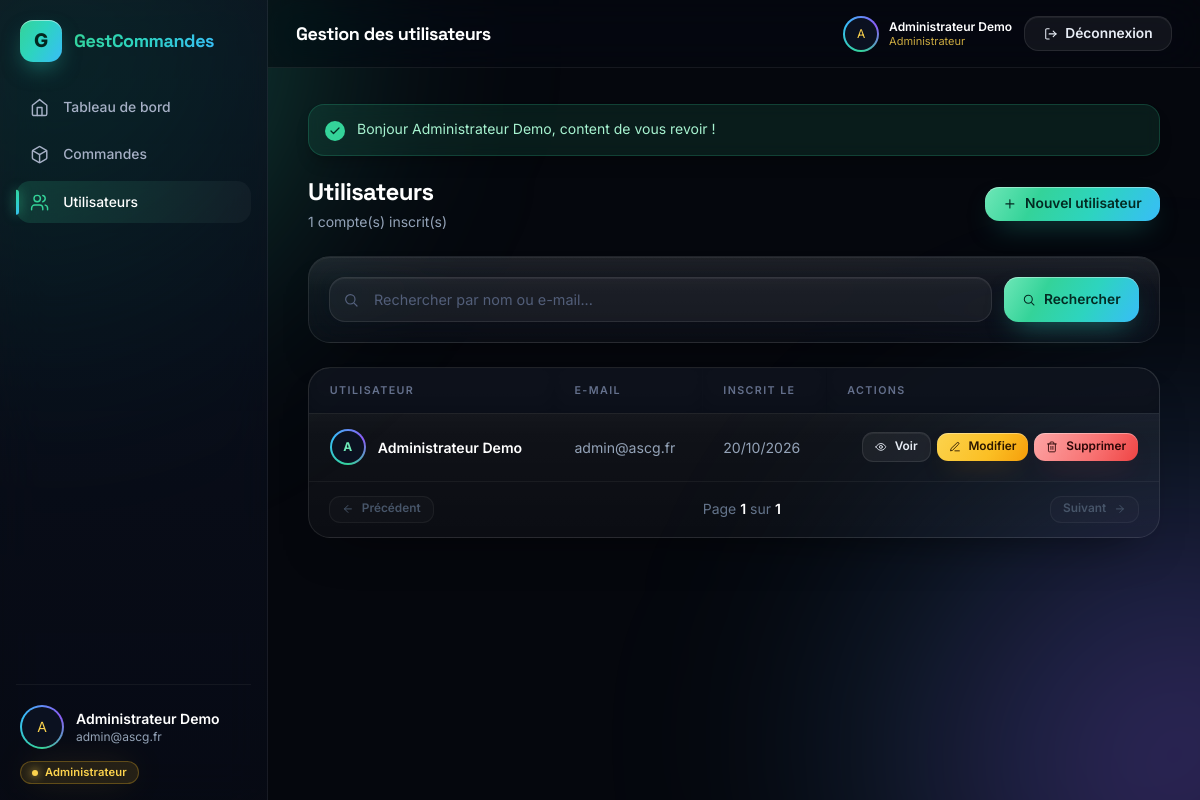
The app's page /users (signed in) with its own data.
### tables this page shows
CREATE TABLE users (
     
     
    id INT UNSIGNED NOT NULL AUTO_INCREMENT,

     
    name VARCHAR(100) NOT NULL,

     
     
    email VARCHAR(190) NOT NULL,

     
     
    password VARCHAR(255) NOT NULL,

     
     
     
     
    role ENUM('admin', 'user') NOT NULL DEFAULT 'user',

     
     
    created_at TIMESTAMP NOT NULL DEFAULT CURRENT_TIMESTAMP,

     
    updated_at TIMESTAMP NULL DEFAULT NULL ON UPDATE CURRENT_TIMESTAMP,

     
    PRIMARY KEY (id),

     
    UNIQUE KEY uniq_email (email)
);

### app/Core/Controller.php (called while the page is built, shortened)
<?php
abstract class Controller
{
    protected array $viewData = [];
    protected function render(string $view, array $data = []): void
    {
        $this->viewData = array_merge($this->viewData, $data);
        extract($this->viewData, EXTR_SKIP);
        $viewFile = VIEWS_PATH . '/' . $view . '.php';
        include VIEWS_PATH . '/layouts/header.php';
        include $viewFile;
        include VIEWS_PATH . '/layouts/footer.php';
    }
    protected function query(string $key, mixed $default = null): mixed
    {
        return $_GET[$key] ?? $default;
    }
}

### app/Controllers/UserController.php (called while the page is built, shortened)
<?php
class UserController extends Controller
{
    public function index(): void
    {
        $search = (string) $this->query('search', '');
        $page   = max(1, (int) $this->query('page', 1));
        $userModel = new User();
        $resultat  = $userModel->search($search, $page, 10);
        $this->render('users/index', [
            'users'  => $resultat['items'],
            'total'  => $resultat['total'],
            'pages'  => $resultat['pages'],
            'page'   => $resultat['page'],
            'search' => $search,
            'title'  => 'Gestion des utilisateurs',
        ]);
    }
}

### public/index.php (called while the page is built, shortened)
<?php
require BASE_PATH . '/app/Core/helpers.php';
spl_autoload_register(function (string $classe): void {
    $dossiers = [
        BASE_PATH . '/app/Core',
        BASE_PATH . '/app/Controllers',
        BASE_PATH . '/app/Models',
    ];
    foreach ($dossiers as $dossier) {
        $fichier = $dossier . '/' . $classe . '.php';
        if (file_exists($fichier)) {
            return;
        }
    }
});
$router = new Router();
if (isset($_GET['__path']) && is_string($_GET['__path'])) {
    $urlDemandee = '/' . trim($_GET['__path'], '/');
}
$router->dispatch($urlDemandee);

### app/Models/User.php (called while the page is built, shortened)
<?php
class User extends Model
{
    public function search(string $search = '', int $page = 1, int $perPage = 10): array
    {
        $condition = '';
        $params = [];
        $where = $condition !== '' ? ' WHERE ' . $condition : '';
        $total = $this->count($condition, $params);
        $page = max(1, $page);
        $offset = ($page - 1) * $perPage;
        $pages = max(1, (int) ceil($total / $perPage));
        $sql = 'SELECT * FROM `users`'
             . $where
             . ' ORDER BY created_at DESC'
             . ' LIMIT ' . (int) $perPage
             . ' OFFSET ' . (int) $offset;
        $stmt = $this->db->prepare($sql);
        $stmt->execute($params);
        return [
            'items' => $stmt->fetchAll(),
            'total' => $total,
            'pages' => $pages,
            'page'  => $page,
        ];
    }
}

### app/Core/Model.php (called while the page is built, shortened)
<?php
abstract class Model
{
    protected string $table = '';
    protected PDO $db;
    public function __construct()
    {
        $this->db = Database::getInstance();
    }
    public function count(string $where = '', array $params = []): int
    {
        $sql = 'SELECT COUNT(*) AS total FROM `' . $this->table . '`';
        $stmt = $this->db->prepare($sql);
        $stmt->execute($params);
        return (int) $stmt->fetchColumn();
    }
}

### app/Core/Database.php (called while the page is built, shortened)
<?php
class Database
{
    private static ?PDO $instance = null;
    public static function getInstance(): PDO
    {
        if (self::$instance === null) {
            $dsn = 'mysql:host=' . DB_HOST
                 . ';port=' . DB_PORT
                 . ';dbname=' . DB_NAME
                 . ';charset=' . DB_CHARSET;
            $options = [
                PDO::ATTR_ERRMODE => PDO::ERRMODE_EXCEPTION,
                PDO::ATTR_DEFAULT_FETCH_MODE => PDO::FETCH_ASSOC,
                PDO::ATTR_EMULATE_PREPARES => false,
            ];
            try {
                self::$instance = new PDO($dsn, DB_USER, DB_PASS, $options);
            } catch (PDOException $e) {
                if (APP_DEBUG) {
                    die('Erreur de connexion MySQL : ' . $e->getMessage());
                }
                die('Impossible de se connecter à la base de données.');
            }
        }
        return self::$instance;
    }
}

### app/Core/helpers.php (called while the page is built, shortened)
<?php
function e(?string $texte): string
{
    return htmlspecialchars((string) $texte, ENT_QUOTES, 'UTF-8');
}
function date_fr(?string $date): string
{
    return date('d/m/Y', strtotime($date));
}
function url(string $chemin = ''): string
{
    $url = BASE_URL . '/' . ltrim($chemin, '/');
    return rtrim($url, '/');
}

### app/View/users/index.php (the view, shortened to what this page needs)
<?php
$users  = $users ?? [];
$total  = $total ?? 0;
$pages  = $pages ?? 1;
$page   = $page ?? 1;
$search = $search ?? '';
?>
<div class="mx-auto w-full max-w-6xl">
    <div class="anim-fade-up mb-6 flex flex-col gap-4 sm:flex-row sm:items-center sm:justify-between">
        <div>
            <h2 class="font-display text-2xl font-bold tracking-tight text-white">Utilisateurs</h2>
            <p class="mt-1 text-sm text-slate-400"><?= (int) $total ?> compte(s) inscrit(s)</p>
        </div>
        <a href="<?= url('/users/create') ?>" class="btn btn-primary anim-fade-up d-1">
            <svg xmlns="http://www.w3.org/2000/svg" viewBox="0 0 24 24" fill="none" stroke="currentColor" stroke-width="2" stroke-linecap="round" class="transition-transform duration-200 group-hover:rotate-90"><path d="M12 5v14"/><path d="M5 12h14"/></svg>
            Nouvel utilisateur
        </a>
    </div>
    <form method="GET" action="<?= url('/users') ?>" class="glass-card anim-fade-up d-1 mb-6 p-4 sm:p-5">
        <div class="flex flex-col gap-3 sm:flex-row">
            <div class="relative flex-1">
                <span class="field-ic" aria-hidden="true">
                    <svg xmlns="http://www.w3.org/2000/svg" viewBox="0 0 24 24" fill="none" stroke="currentColor" stroke-width="1.8" stroke-linecap="round" stroke-linejoin="round" class="h-4 w-4"><circle cx="11" cy="11" r="7"/><path d="m21 21-4.35-4.35"/></svg>
                </span>
                <input type="text" id="search-users" name="search"
                       value="<?= e($search) ?>"
                       placeholder="Rechercher par nom ou e-mail..."
                       class="input input--pad-ic">
            </div>
            <button type="submit" class="btn btn-primary">
                <svg xmlns="http://www.w3.org/2000/svg" viewBox="0 0 24 24" fill="none" stroke="currentColor" stroke-width="1.8" stroke-linecap="round" stroke-linejoin="round" class="h-4 w-4"><circle cx="11" cy="11" r="7"/><path d="m21 21-4.35-4.35"/></svg>
                Rechercher
            </button>
        </div>
    </form>
    <div class="glass-card glass-card--flat anim-fade-up d-2 overflow-hidden">
        <div class="overflow-x-auto">
            <table class="tbl">
                <thead>
                    <tr>
                        <th>Utilisateur</th>
                        <th>E-mail</th>
                        <th>Inscrit le</th>
                        <th class="text-right">Actions</th>
                    </tr>
                </thead>
                <tbody>
                    <?php if (count($users) === 0): ?>
                        <tr>
                            <td colspan="4">
                                <div class="empty-box">
                                    <span class="empty-ic" aria-hidden="true">
                                        <svg xmlns="http://www.w3.org/2000/svg" viewBox="0 0 24 24" fill="none" stroke="currentColor" stroke-width="1.6" stroke-linecap="round" stroke-linejoin="round" class="h-6 w-6"><path d="M16 21v-2a4 4 0 0 0-4-4H6a4 4 0 0 0-4 4v2"/><circle cx="9" cy="7" r="4"/><path d="M22 21v-2a4 4 0 0 0-3-3.87"/><path d="M16 3.13a4 4 0 0 1 0 7.75"/></svg>
                                    </span>
                                    <p class="font-semibold text-white">Aucun utilisateur trouvé</p>
                                    <p class="mt-1 text-xs text-slate-500">Créez un premier compte utilisateur.</p>
                                </div>
                            </td>
                        </tr>
                    <?php else: ?>
                        <?php foreach ($users as $i => $user): ?>
                            <tr class="anim-fade-in" <?= $i > 0 ? 'style="animation-delay:' . min($i * 30, 240) . 'ms"' : '' ?>>
                                <td class="whitespace-nowrap">
                                    <div class="flex items-center gap-3">
                                        <span class="avatar-notch h-9 w-9">
                                            <span class="avatar-core text-xs font-bold text-emerald-300">
                                                <?= e(strtoupper(mb_substr((string) ($user['name'] ?? ''), 0, 1))) ?>
                                            </span>
                                        </span>
                                        <a href="<?= url('/users/show') ?>?id=<?= (int) $user['id'] ?>"
                                           class="font-semibold text-white transition hover:text-emerald-300">
                                            <?= e($user['name']) ?>
                                        </a>
                                    </div>
                                </td>
                                <td class="whitespace-nowrap text-slate-400"><?= e($user['email']) ?></td>
                                <td class="whitespace-nowrap text-slate-400"><?= date_fr($user['created_at'] ?? null) ?></td>
                                <td class="whitespace-nowrap">
                                    <div class="flex items-center justify-end gap-1.5">
                                        <a href="<?= url('/users/show') ?>?id=<?= (int) $user['id'] ?>"
                                           title="Voir la fiche"
                                           class="btn btn-ghost btn-sm !py-2">
                                            <svg xmlns="http://www.w3.org/2000/svg" viewBox="0 0 24 24" fill="none" stroke="currentColor" stroke-width="1.8" stroke-linecap="round" stroke-linejoin="round" class="h-3.5 w-3.5"><path d="M2 12s3.5-7 10-7 10 7 10 7-3.5 7-10 7-10-7-10-7Z"/><circle cx="12" cy="12" r="3"/></svg>
                                            Voir
                                        </a>
                                        <a href="<?= url('/users/edit') ?>?id=<?= (int) $user['id'] ?>"
                                           title="Modifier"
                                           class="btn btn-warn btn-sm !py-2">
                                            <svg xmlns="http://www.w3.org/2000/svg" viewBox="0 0 24 24" fill="none" stroke="currentColor" stroke-width="1.8" stroke-linecap="round" stroke-linejoin="round" class="h-3.5 w-3.5"><path d="M12 20h9"/><path d="M16.5 3.5a2.12 2.12 0 0 1 3 3L7 19l-4 1 1-4Z"/></svg>
                                            Modifier
                                        </a>
                                        <form method="POST" action="<?= url('/users/delete') ?>"
                                              onsubmit="return confirm('Supprimer cet utilisateur ? Ses commandes seront aussi supprimées.');">
                                            <button type="submit" title="Supprimer" class="btn btn-danger btn-sm !py-2">
                                                Supprimer
                                            </button>
                                        </form>
                                    </div>
                                </td>
                            </tr>
                        <?php endforeach; ?>
                    <?php endif; ?>
                </tbody>
            </table>
        </div>
        <nav class="flex items-center justify-between gap-3 border-t border-white/5 px-5 py-3.5">
            <?php if ($page > 1): ?>
                <a href="<?= url('/users') ?>?page=<?= $page - 1 ?>&search=<?= urlencode($search) ?>"
                   class="btn btn-ghost btn-sm !py-2">
                    <svg xmlns="http://www.w3.org/2000/svg" viewBox="0 0 24 24" fill="none" stroke="currentColor" stroke-width="2" stroke-linecap="round" stroke-linejoin="round" class="h-4 w-4"><path d="m12 19-7-7 7-7"/><path d="M19 12H5"/></svg>
                    Précédent
                </a>
            <?php else: ?>
                <span class="btn btn-sm !cursor-not-allowed border border-white/5 text-slate-600 !bg-white/[.02]">
                    <svg xmlns="http://www.w3.org/2000/svg" viewBox="0 0 24 24" fill="none" stroke="currentColor" stroke-width="2" stroke-linecap="round" stroke-linejoin="round" class="h-4 w-4"><path d="m12 19-7-7 7-7"/><path d="M19 12H5"/></svg>
                    Précédent
                </span>
            <?php endif; ?>
            <span class="text-sm text-slate-500">
                Page <span class="font-semibold text-white"><?= $page ?></span> sur <span class="font-semibold text-white"><?= $pages ?></span>
            </span>
            <?php if ($page < $pages): ?>
                <a href="<?= url('/users') ?>?page=<?= $page + 1 ?>&search=<?= urlencode($search) ?>"
                   class="btn btn-ghost btn-sm !py-2">
                    Suivant
                    <svg xmlns="http://www.w3.org/2000/svg" viewBox="0 0 24 24" fill="none" stroke="currentColor" stroke-width="2" stroke-linecap="round" stroke-linejoin="round" class="h-4 w-4"><path d="m5 12 14 0"/><path d="m12 5 7 7-7 7"/></svg>
                </a>
            <?php else: ?>
                <span class="btn btn-sm !cursor-not-allowed border border-white/5 text-slate-600 !bg-white/[.02]">
                    Suivant
                    <svg xmlns="http://www.w3.org/2000/svg" viewBox="0 0 24 24" fill="none" stroke="currentColor" stroke-width="2" stroke-linecap="round" stroke-linejoin="round" class="h-4 w-4"><path d="m5 12 14 0"/><path d="m12 5 7 7-7 7"/></svg>
                </span>
            <?php endif; ?>
        </nav>
    </div>
</div>

### app/Core/Router.php (shortened to what this page needs)
<?php
class Router
{
    private array $routes = [];
    public function add(string $method, string $path, string $controller, string $action): void
    {
        $path = rtrim($path, '/') ?: '/';
        $this->routes[] = [
            'method'     => strtoupper($method),
            'path'       => $path,
            'controller' => $controller,
            'action'     => $action,
        ];
    }
    public function dispatch(string $url): void
    {
        $path = parse_url($url, PHP_URL_PATH) ?? '/';
        $path = trim($path, '/');
        $method = $_SERVER['REQUEST_METHOD'] ?? 'GET';
        foreach ($this->routes as $route) {
            if ($route['method'] !== $method) {
                continue;
            }
            if (trim($route['path'], '/') === $path) {
                $action         = $route['action'];
                $controller = new $controllerName();
                call_user_func([$controller, $action]);
                return;
            }
        }
    }
}

### records on screen
users: name "A", name "Administrateur Demo", email "admin@ascg.fr", created_at "20/10/2026"

### other values on screen
$message "Bonjour Administrateur Demo, content de vous revoir !"
$total "1"
$pages "1"
